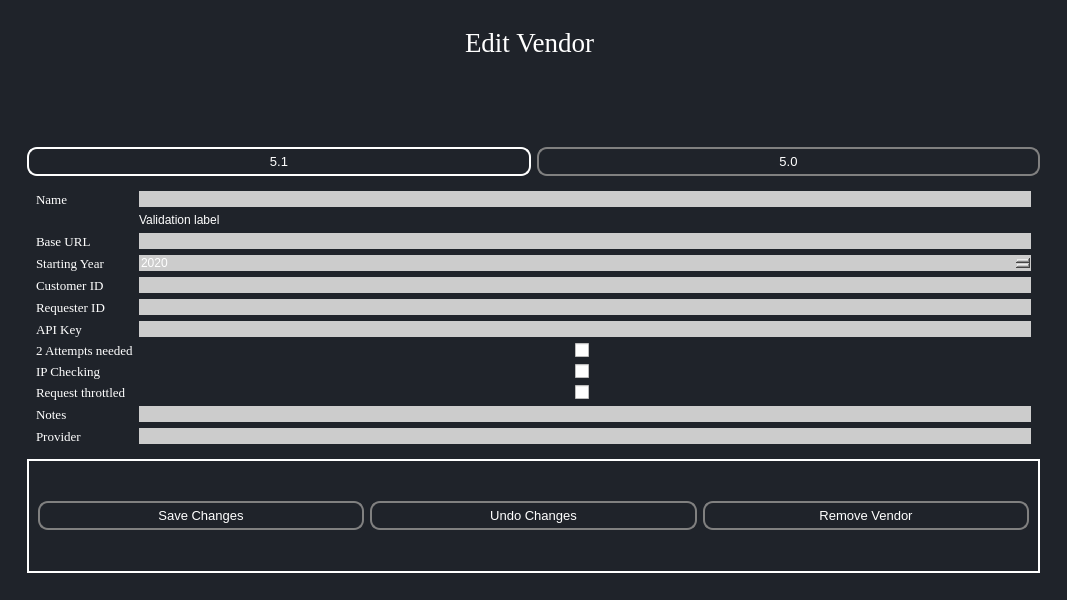
<?xml version="1.0" encoding="UTF-8"?>
<ui version="4.0">
 <class>MainWindow</class>
 <widget class="QMainWindow" name="MainWindow">
  <property name="geometry">
   <rect>
    <x>0</x>
    <y>0</y>
    <width>1067</width>
    <height>600</height>
   </rect>
  </property>
  <property name="windowTitle">
   <string>MainWindow</string>
  </property>
  <property name="styleSheet">
   <string notr="true">*{
	
border:none;
background-color:transparent;
background:none;
padding:0;
margin:0;
color:#fff;
}



#centralwidget{
background-color:#1f232a;
}

QPushButton{
text-align:left;
padding: 5px 10px;

border-top-left-radius:5px;
border-botton-left-radius:5px;
}
QPushButton:pressed{
background-color:grey;
text-align:left;
padding:2px 10px;
color:white;}</string>
  </property>
  <widget class="QWidget" name="centralwidget">
   <layout class="QGridLayout" name="gridLayout_4">
    <item row="0" column="0">
     <widget class="QWidget" name="EditVendor" native="true">
      <layout class="QGridLayout" name="gridLayout_2">
       <item row="0" column="0">
        <widget class="QFrame" name="frame_3">
         <property name="frameShape">
          <enum>QFrame::StyledPanel</enum>
         </property>
         <property name="frameShadow">
          <enum>QFrame::Plain</enum>
         </property>
         <layout class="QGridLayout" name="gridLayout_6">
          <item row="0" column="0" alignment="Qt::AlignHCenter|Qt::AlignTop">
           <widget class="QLabel" name="label_7">
            <property name="enabled">
             <bool>true</bool>
            </property>
            <property name="font">
             <font>
              <family>Georgia</family>
              <pointsize>20</pointsize>
              <weight>50</weight>
              <bold>false</bold>
             </font>
            </property>
            <property name="frameShape">
             <enum>QFrame::NoFrame</enum>
            </property>
            <property name="text">
             <string>Edit Vendor </string>
            </property>
           </widget>
          </item>
          <item row="2" column="0">
           <widget class="QFrame" name="edit_vendor_details_frame">
            <property name="frameShape">
             <enum>QFrame::StyledPanel</enum>
            </property>
            <layout class="QGridLayout" name="gridLayout_5">
             <item row="8" column="0">
              <widget class="QLabel" name="label_8">
               <property name="font">
                <font>
                 <family>Georgia</family>
                 <pointsize>10</pointsize>
                </font>
               </property>
               <property name="text">
                <string>2 Attempts needed</string>
               </property>
              </widget>
             </item>
             <item row="3" column="0">
              <widget class="QLabel" name="label_10">
               <property name="font">
                <font>
                 <family>Georgia</family>
                 <pointsize>10</pointsize>
                </font>
               </property>
               <property name="text">
                <string>Starting Year</string>
               </property>
              </widget>
             </item>
             <item row="2" column="0">
              <widget class="QLabel" name="label_2">
               <property name="font">
                <font>
                 <family>Georgia</family>
                 <pointsize>10</pointsize>
                </font>
               </property>
               <property name="text">
                <string>Base URL</string>
               </property>
              </widget>
             </item>
             <item row="2" column="2">
              <widget class="QLineEdit" name="customerIdEdit">
               <property name="styleSheet">
                <string notr="true">QLineEdit {
	background-color: #cccccc;
	border-radius: 20px; 
}
</string>
               </property>
              </widget>
             </item>
             <item row="0" column="2">
              <widget class="QLineEdit" name="nameEdit">
               <property name="styleSheet">
                <string notr="true">QLineEdit {
	background-color: #cccccc;
	border-radius: 20px; 
}
</string>
               </property>
              </widget>
             </item>
             <item row="1" column="2">
              <widget class="QLabel" name="name_validation_label">
               <property name="text">
                <string>Validation label</string>
               </property>
              </widget>
             </item>
             <item row="0" column="0">
              <widget class="QLabel" name="label">
               <property name="font">
                <font>
                 <family>Georgia</family>
                 <pointsize>10</pointsize>
                </font>
               </property>
               <property name="text">
                <string>Name</string>
               </property>
              </widget>
             </item>
             <item row="3" column="2">
              <widget class="QDateEdit" name="All_reports_edit_fetch">
               <property name="enabled">
                <bool>true</bool>
               </property>
               <property name="styleSheet">
                <string notr="true">QDateEdit {
	background-color: #cccccc;
	border-radius: 20px; 
}
</string>
               </property>
               <property name="dateTime">
                <datetime>
                 <hour>0</hour>
                 <minute>0</minute>
                 <second>0</second>
                 <year>2020</year>
                 <month>1</month>
                 <day>1</day>
                </datetime>
               </property>
               <property name="displayFormat">
                <string>yyyy</string>
               </property>
              </widget>
             </item>
             <item row="7" column="0">
              <widget class="QLabel" name="label_5">
               <property name="font">
                <font>
                 <family>Georgia</family>
                 <pointsize>10</pointsize>
                </font>
               </property>
               <property name="text">
                <string>API Key</string>
               </property>
              </widget>
             </item>
             <item row="4" column="0">
              <widget class="QLabel" name="label_3">
               <property name="font">
                <font>
                 <family>Georgia</family>
                 <pointsize>10</pointsize>
                </font>
               </property>
               <property name="text">
                <string>Customer ID</string>
               </property>
              </widget>
             </item>
             <item row="5" column="0">
              <widget class="QLabel" name="label_4">
               <property name="font">
                <font>
                 <family>Georgia</family>
                 <pointsize>10</pointsize>
                </font>
               </property>
               <property name="text">
                <string>Requester ID</string>
               </property>
              </widget>
             </item>
             <item row="7" column="2">
              <widget class="QLineEdit" name="apiKeyEdit">
               <property name="styleSheet">
                <string notr="true">QLineEdit {
	background-color: #cccccc;
	border-radius: 20px; 
}
</string>
               </property>
              </widget>
             </item>
             <item row="10" column="0">
              <widget class="QLabel" name="label_11">
               <property name="font">
                <font>
                 <family>Georgia</family>
                 <pointsize>10</pointsize>
                </font>
               </property>
               <property name="text">
                <string>Request throttled</string>
               </property>
              </widget>
             </item>
             <item row="8" column="2" alignment="Qt::AlignHCenter">
              <widget class="QCheckBox" name="checkBox">
               <property name="text">
                <string/>
               </property>
              </widget>
             </item>
             <item row="5" column="2">
              <widget class="QLineEdit" name="requesterIdEdit">
               <property name="styleSheet">
                <string notr="true">QLineEdit {
	background-color: #cccccc;
	border-radius: 20px; 
}
</string>
               </property>
              </widget>
             </item>
             <item row="9" column="0">
              <widget class="QLabel" name="label_9">
               <property name="font">
                <font>
                 <family>Georgia</family>
                 <pointsize>10</pointsize>
                </font>
               </property>
               <property name="text">
                <string>IP Checking</string>
               </property>
              </widget>
             </item>
             <item row="12" column="0">
              <widget class="QLabel" name="companiesText">
               <property name="font">
                <font>
                 <family>Georgia</family>
                 <pointsize>10</pointsize>
                </font>
               </property>
               <property name="text">
                <string>Provider</string>
               </property>
              </widget>
             </item>
             <item row="12" column="2">
              <widget class="QLineEdit" name="providerEdit">
               <property name="styleSheet">
                <string notr="true">QLineEdit {
	background-color: #cccccc;
	border-radius: 20px; 
}
</string>
               </property>
              </widget>
             </item>
             <item row="11" column="2">
              <widget class="QLineEdit" name="notesEdit">
               <property name="sizePolicy">
                <sizepolicy hsizetype="Expanding" vsizetype="Fixed">
                 <horstretch>0</horstretch>
                 <verstretch>0</verstretch>
                </sizepolicy>
               </property>
               <property name="minimumSize">
                <size>
                 <width>339</width>
                 <height>0</height>
                </size>
               </property>
               <property name="styleSheet">
                <string notr="true">QLineEdit {
	background-color: #cccccc;
	border-radius: 20px; 
}
</string>
               </property>
              </widget>
             </item>
             <item row="9" column="2" alignment="Qt::AlignHCenter">
              <widget class="QCheckBox" name="checkBox_2">
               <property name="text">
                <string/>
               </property>
              </widget>
             </item>
             <item row="10" column="2" alignment="Qt::AlignHCenter">
              <widget class="QCheckBox" name="checkBox_3">
               <property name="text">
                <string/>
               </property>
              </widget>
             </item>
             <item row="11" column="0">
              <widget class="QLabel" name="label_28">
               <property name="font">
                <font>
                 <family>Georgia</family>
                 <pointsize>10</pointsize>
                </font>
               </property>
               <property name="text">
                <string>Notes</string>
               </property>
              </widget>
             </item>
             <item row="4" column="2">
              <widget class="QLineEdit" name="lineEdit">
               <property name="styleSheet">
                <string notr="true">QLineEdit {
	background-color: #cccccc;
	border-radius: 20px; 
}
</string>
               </property>
              </widget>
             </item>
            </layout>
           </widget>
          </item>
          <item row="3" column="0">
           <widget class="QFrame" name="edit_vendor_options_frame">
            <property name="enabled">
             <bool>true</bool>
            </property>
            <property name="styleSheet">
             <string notr="true">QFrame {
    border: 2px solid white;
	border-redius: 15px;}
QPushButton:hover {
    background-color: lightblue;
}

</string>
            </property>
            <property name="frameShape">
             <enum>QFrame::StyledPanel</enum>
            </property>
            <layout class="QHBoxLayout" name="horizontalLayout_5">
             <item>
              <widget class="QPushButton" name="saveVendorChangesButton">
               <property name="enabled">
                <bool>true</bool>
               </property>
               <property name="font">
                <font>
                 <pointsize>10</pointsize>
                </font>
               </property>
               <property name="styleSheet">
                <string notr="true">QPushButton {
    border: 2px solid grey;
	border-radius: 10px;
    text-align:center;
}</string>
               </property>
               <property name="text">
                <string>Save Changes</string>
               </property>
               <property name="icon">
                <iconset>
                 <normaloff>resources/Icons/diskette.png</normaloff>resources/Icons/diskette.png</iconset>
               </property>
               <property name="default">
                <bool>false</bool>
               </property>
               <property name="flat">
                <bool>false</bool>
               </property>
              </widget>
             </item>
             <item>
              <widget class="QPushButton" name="undoVendorChangesButton">
               <property name="enabled">
                <bool>true</bool>
               </property>
               <property name="font">
                <font>
                 <pointsize>10</pointsize>
                </font>
               </property>
               <property name="styleSheet">
                <string notr="true">QPushButton {
    border: 2px solid grey;
	border-radius: 10px;
  text-align:center;
}</string>
               </property>
               <property name="text">
                <string>Undo Changes</string>
               </property>
               <property name="icon">
                <iconset>
                 <normaloff>resources/Icons/undo.png</normaloff>resources/Icons/undo.png</iconset>
               </property>
              </widget>
             </item>
             <item>
              <widget class="QPushButton" name="removeVendorButton">
               <property name="enabled">
                <bool>true</bool>
               </property>
               <property name="font">
                <font>
                 <pointsize>10</pointsize>
                </font>
               </property>
               <property name="styleSheet">
                <string notr="true">QPushButton {
    border: 2px solid grey;
	border-radius: 10px;
  text-align:center;
}</string>
               </property>
               <property name="text">
                <string>Remove Vendor</string>
               </property>
               <property name="icon">
                <iconset>
                 <normaloff>resources/Icons/trash-can.png</normaloff>resources/Icons/trash-can.png</iconset>
               </property>
              </widget>
             </item>
            </layout>
           </widget>
          </item>
          <item row="1" column="0">
           <layout class="QHBoxLayout" name="horizontalLayout">
            <item>
             <widget class="QPushButton" name="pushButton_2">
              <property name="font">
               <font>
                <pointsize>10</pointsize>
               </font>
              </property>
              <property name="styleSheet">
               <string notr="true">
*{
border-radius:10px;
text-align:centre;
border: 2px solid white;

}

</string>
              </property>
              <property name="text">
               <string>5.1</string>
              </property>
             </widget>
            </item>
            <item>
             <widget class="QPushButton" name="pushButton">
              <property name="font">
               <font>
                <pointsize>10</pointsize>
               </font>
              </property>
              <property name="styleSheet">
               <string notr="true">
*{
border-radius:10px;
text-align:centre;
border: 2px solid grey;

}

</string>
              </property>
              <property name="text">
               <string>5.0</string>
              </property>
             </widget>
            </item>
           </layout>
          </item>
         </layout>
        </widget>
       </item>
      </layout>
     </widget>
    </item>
   </layout>
  </widget>
 </widget>
 <resources>
  <include location="resources.qrc"/>
 </resources>
 <connections/>
</ui>
